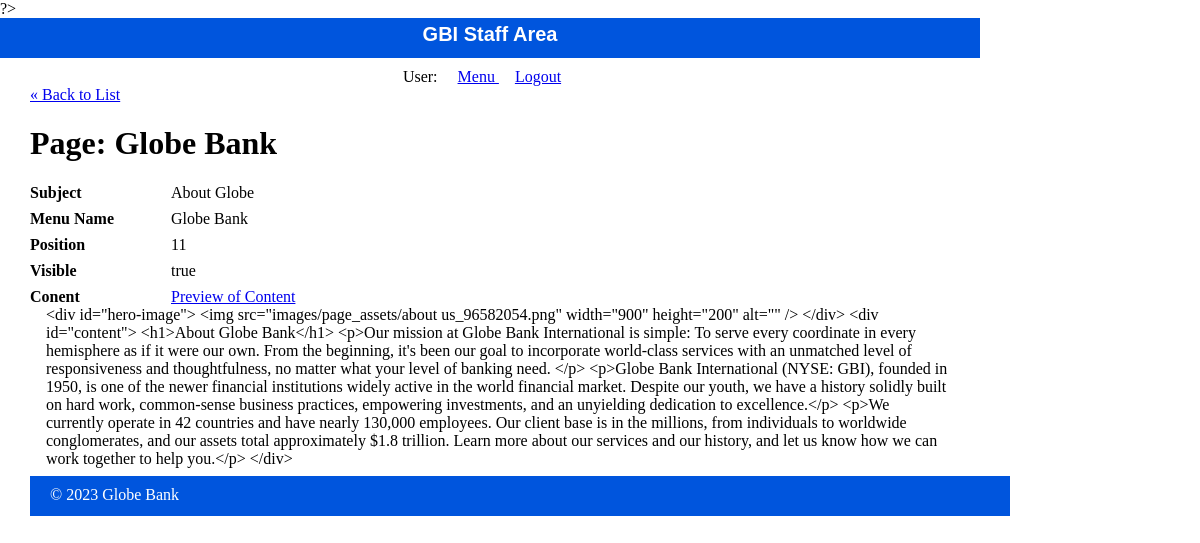
The app's page /staff/pages/show.php with its own data.
### tables this page shows
CREATE TABLE `pages` (
  `id` int(11) NOT NULL,
  `subject_id` int(11) DEFAULT NULL,
  `menu_name` varchar(255) DEFAULT NULL,
  `position` int(3) DEFAULT NULL,
  `visible` tinyint(1) DEFAULT NULL,
  `content` text DEFAULT NULL
);

CREATE TABLE `subjects` (
  `id` int(11) NOT NULL,
  `menu_name` varchar(255) DEFAULT NULL,
  `position` int(3) DEFAULT NULL,
  `visible` tinyint(1) DEFAULT NULL
);

### private/functions.php (called while the page is built, shortened)
<?php
function url_for($script_path){
    if($script_path[0] != "/"){
        $script_path = "/" . $script_path;
    }
    return WWW_ROOT . $script_path;
}
function u($string){
    return urlencode($string);
}
function h($string){
    return htmlspecialchars($string);
}
?>

### private/query_functions.php (called while the page is built, shortened)
<?php
function find_subject_by_id($id){
    global $db;
    $sql = "SELECT * FROM subjects WHERE id=?";
    $query = mysqli_execute_query($db, $sql,[$id]);
    $result = mysqli_fetch_assoc($query);
    return $result;
}
function find_pages_by_id($id, array $options=[] ){
    global $db;
    $visible = $options["visible"] ?? false;
    $sql = "SELECT * FROM pages WHERE id=? ";
    $query = mysqli_execute_query($db, $sql, [$id]);
    $result = mysqli_fetch_assoc($query);
    return $result;
}
?>

### public/staff/pages/show.php (the view, shortened to what this page needs)
<?php
$id = $_GET['id'] ?? '1';
$page = find_pages_by_id($id);
?>
<?php include(SHARED_PATH . '/staff_header.php'); ?>
<div id="content">
  <a class="back-link" href="<?php echo url_for('/staff/pages/index.php'); ?>">&laquo; Back to List</a>
  <div class="page show">
    <h1>Page: <?php echo h($page['menu_name']); ?></h1>
  <div class="attributes">
  <?php $subject = find_subject_by_id($page['subject_id']); ?>
  <dl>
    <dt>Subject</dt>
    <dd><?php echo h($subject['menu_name']); ?></dd>
  </dl>
  <dl>
    <dt>Menu Name</dt>
      <dd> <?php echo h($page["menu_name"]);?> </dd>
    </dl>
    <dl>
      <dt>Position</dt>
      <dd> <?php echo h($page["position"]);?> </dd>
    </dl>
    <dl>
      <dt>Visible</dt>
      <dd> <?php echo $page["visible"] == 1 ? "true" : "false";  ?> </dd>
    </dl>
    <dl>
       <dt>Conent</dt>
       <dd><a target="_blank" href=<?php echo url_for('index.php?id=' . h(u($id)) . "&preview=true"); ?>> Preview of Content </a></dd>
       <dd> <?php echo h($page["content"]);?> </dd>
    </dl>
  </div>
</div>
<?php include(SHARED_PATH . '/staff_footer.php'); ?>

### public/stylesheets/staff.css (style rules this page uses)
html { height: 100%; width: 100%; }
body { height: 980px; width: 100%; margin: 0; padding: 0; }
#content { width: 920px; min-height: 500px; padding: 0 30px; }
dl { clear: both; overflow: hidden; margin: 0.5em 0; }
dt { float: left; font-weight: bold; width: 125px; }
dd { float: left; margin-left: 1em; }

### records on screen
pages: menu_name "Globe Bank", position "11", content "<div id=\"hero-image\"> <img src=\"images/page_assets/about us_96582054.png\" width=\"900\" height=\"200\" alt=\"\" /> </div> <div id=\"content\"> <h1>About Globe Bank</h1> <p>Our mission at Globe Bank International is simple: To serve every coordinate in every hemisphere as if it were our own. From the beginning, it's been our goal to incorporate world-class services with an unmatched level of responsiveness and thoughtfulness, no matter what your level of banking need. </p> <p>Globe Bank International (NYSE: GBI), founded in 1950, is one of the newer financial institutions widely active in the world financial market. Despite our youth, we have a history solidly built on hard work, common-sense…"
subjects: menu_name "About Globe"
